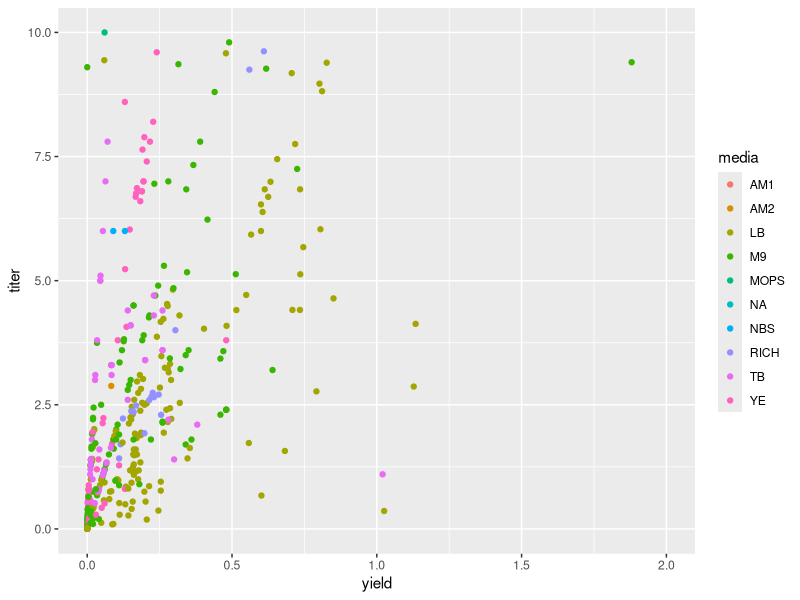
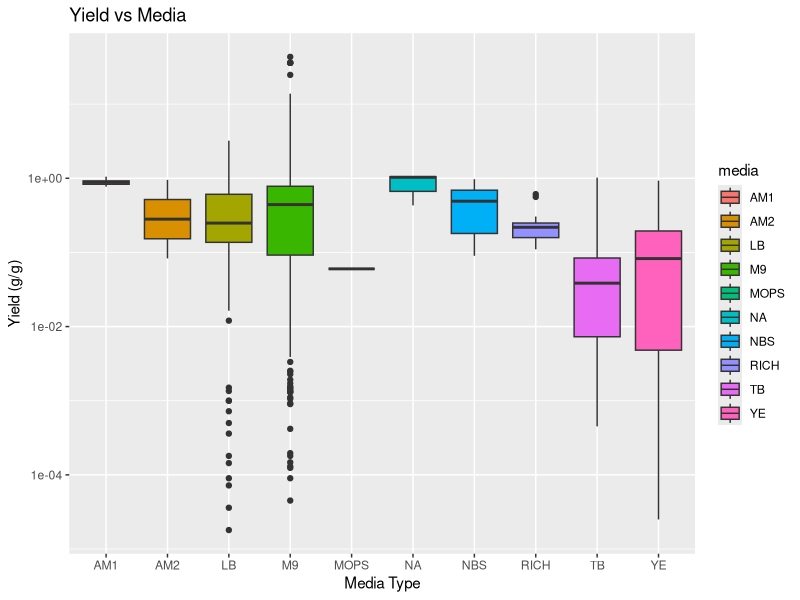
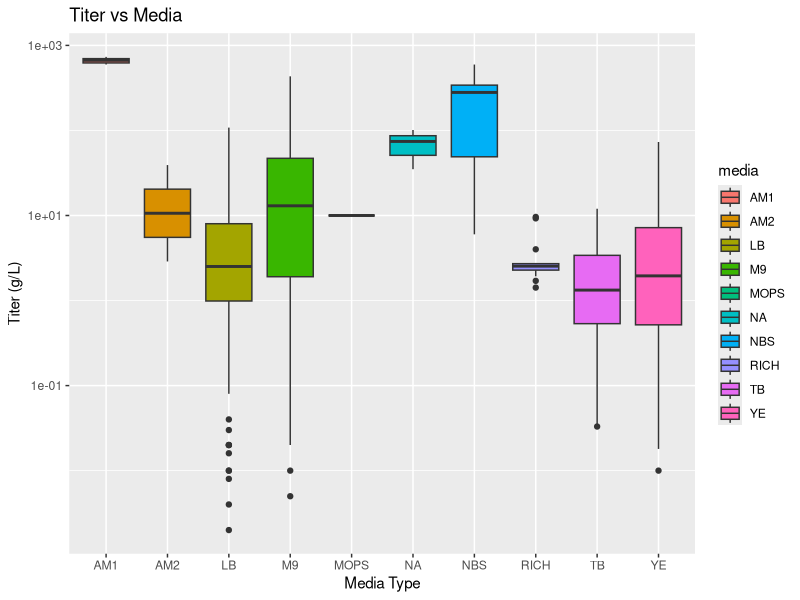
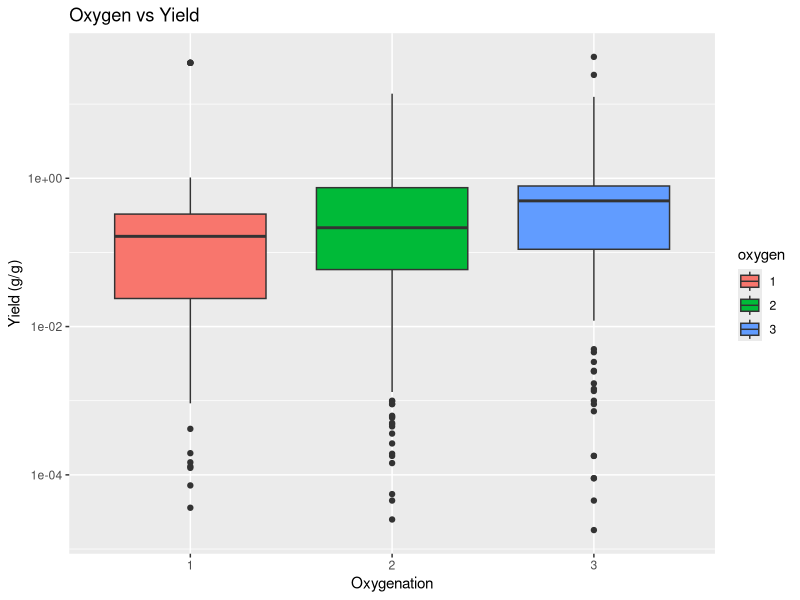
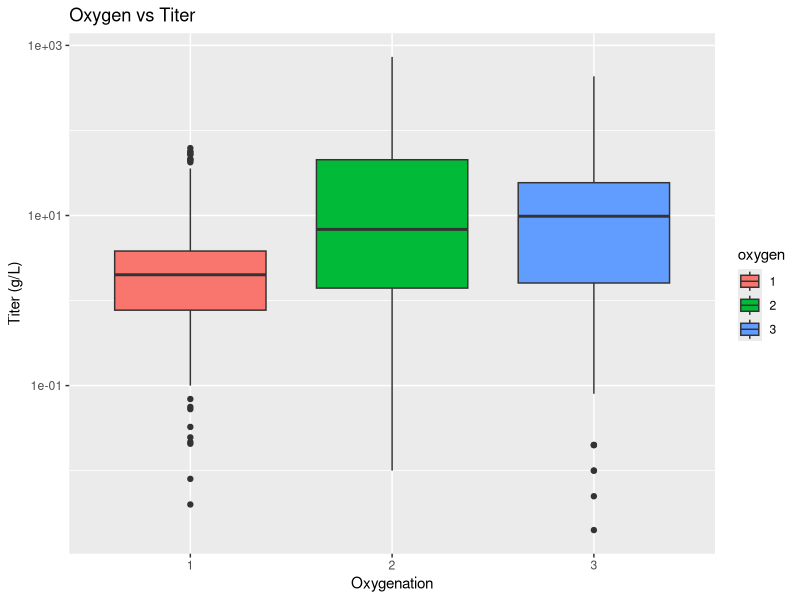

R code for these plots, in order:
library(ggplot2)
library(tidyr)

library(readxl)
bioprocess_data <- read_excel("bioprocess_data.xlsx", sheet='Data')
View(bioprocess_data)

bioprocess_data_clean <- bioprocess_data

bioprocess_data_clean$yield <- as.numeric(as.character(bioprocess_data_clean$yield))
bioprocess_data_clean$titer <- as.numeric(as.character(bioprocess_data_clean$titer))
bioprocess_data_clean$oxygen <- as.numeric(as.character(bioprocess_data_clean$oxygen))

bioprocess_data_clean <- bioprocess_data_clean[
  !is.na(bioprocess_data_clean$yield) & !is.na(bioprocess_data_clean$titer) & 
    !is.na(bioprocess_data_clean$oxygen), 
]

bioprocess_data_clean$oxygen <- as.factor(bioprocess_data_clean$oxygen)

ggplot(bioprocess_data_clean, aes(x=yield, y=titer, color=media)) +
  geom_point() +
  xlim(0,2)+
  ylim(0,10)

#sum(is.na(bioprocess_data_clean$yield))
sum(is.na(bioprocess_data_clean$oxygen))

ggplot(bioprocess_data_clean, aes(x=media, y=yield, fill=media)) +
  geom_boxplot()+
  scale_y_log10()+
  labs(title='Yield vs Media',
       y='Yield (g/g)',
       x='Media Type')

ggplot(bioprocess_data_clean, aes(x=media, y=titer, fill=media)) +
  geom_boxplot()+
  scale_y_log10()+
  labs(title='Titer vs Media',
       y='Titer (g/L)',
       x='Media Type')

ggplot(bioprocess_data_clean, aes(x=oxygen, y=yield, fill=oxygen)) +
  geom_boxplot()+
  scale_y_log10()+
  labs(title='Oxygen vs Yield',
       y='Yield (g/g)',
       x='Oxygenation')

ggplot(bioprocess_data_clean, aes(x=oxygen, y=titer, fill=oxygen)) +
  geom_boxplot()+
  scale_y_log10()+
  labs(title='Oxygen vs Titer',
       y='Titer (g/L)',
       x='Oxygenation')
